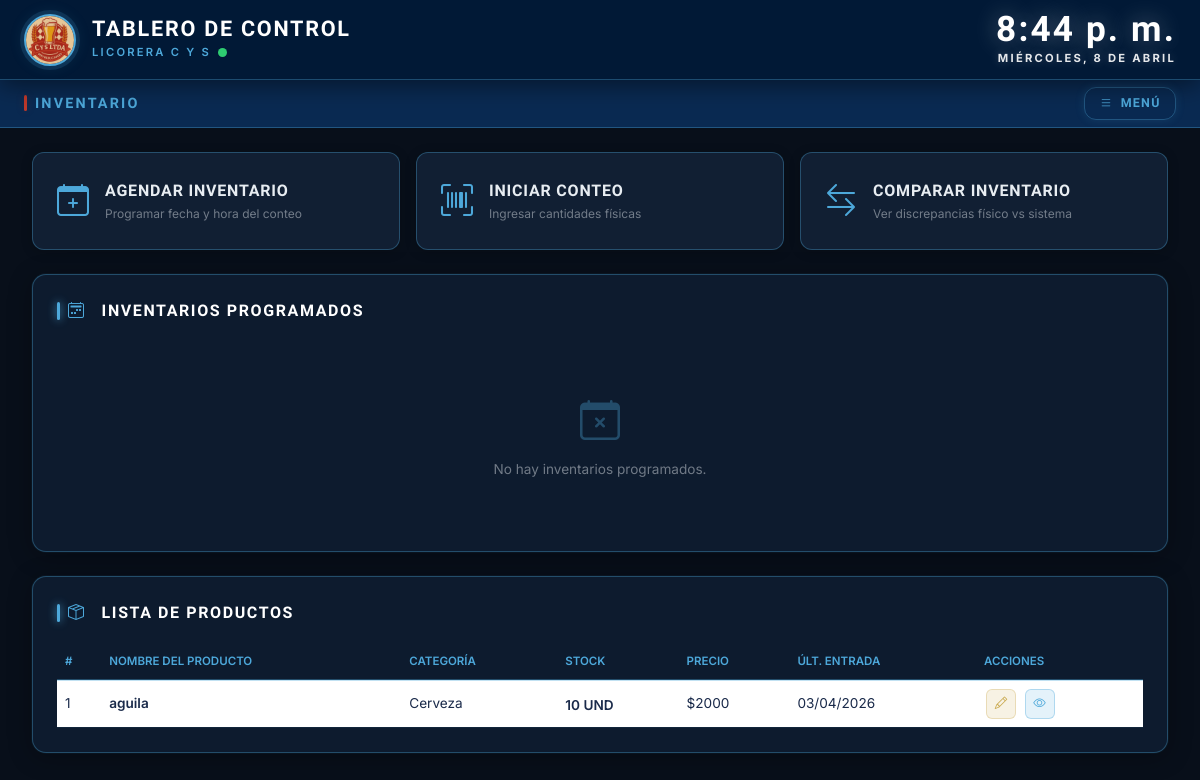
Before: /inventario/ with the older database file.
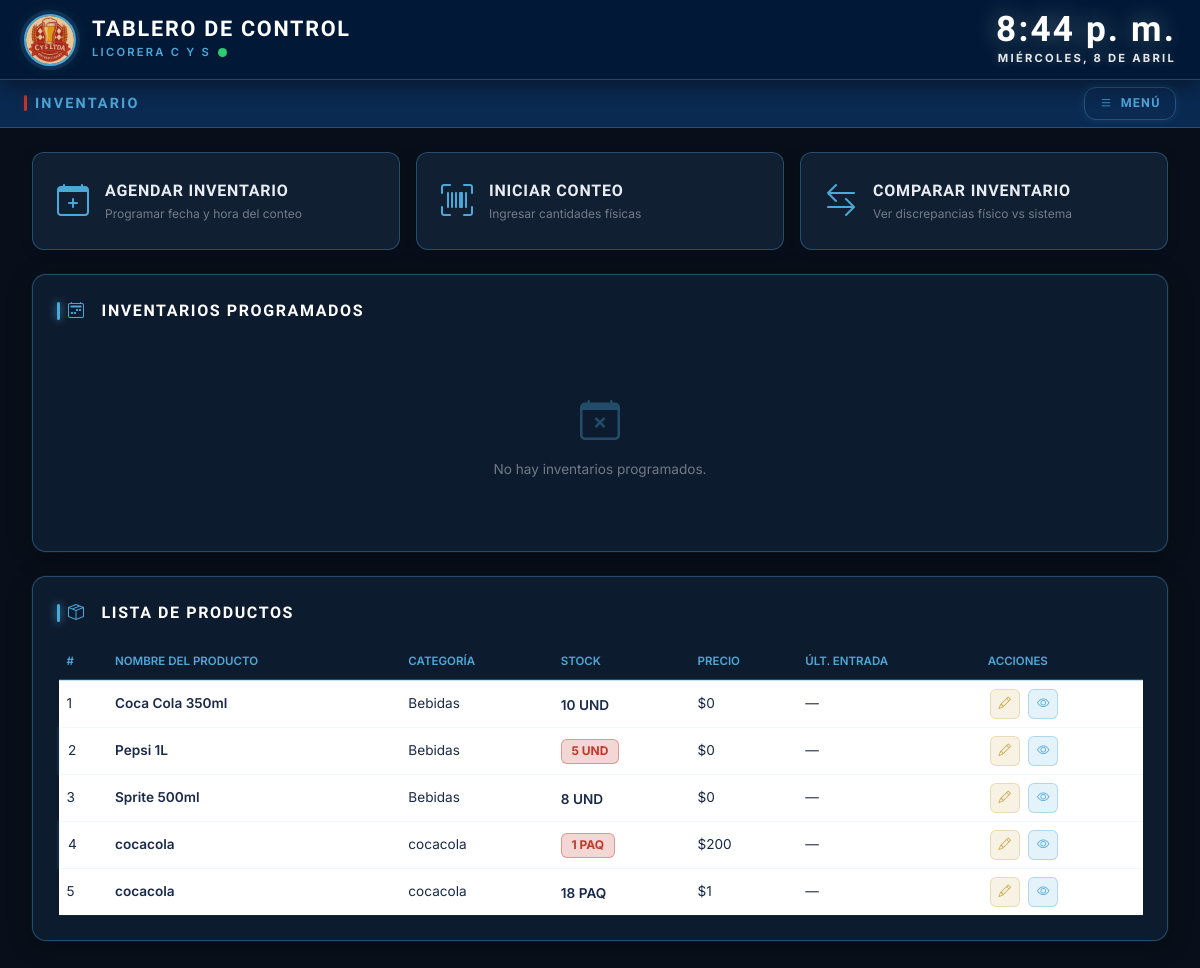
After: the same page with the newer database file.
### producto/models.py (models this page shows, shortened)
class Producto(models.Model):
    codigo              = models.CharField(max_length=30, unique=True)
    nombre              = models.CharField(max_length=150)
    descripcion         = models.TextField(blank=True, null=True)
    cantidad_disponible = models.PositiveIntegerField(default=0)
    precio_unitario     = models.DecimalField(max_digits=12, decimal_places=2, default=0, blank=True)
    unidad              = models.CharField(max_length=10, default="UND", blank=True)
    categoria           = models.ForeignKey(Categoria, on_delete=models.PROTECT, related_name="productos")
    class Meta:
        verbose_name        = "Producto"
        verbose_name_plural = "Productos"
        ordering            = ["nombre"]
    @property
    def stock_total(self):
        stock_pres = self.presentaciones.aggregate(total=Sum('cantidad'))['total'] or 0
        return self.cantidad_disponible + stock_pres
    @property
    def stock_critico(self):
        return self.stock_total <= 5

class Categoria(models.Model):
    codigo      = models.CharField(max_length=20, unique=True)
    nombre      = models.CharField(max_length=100)
    descripcion = models.TextField(blank=True, null=True)
    class Meta:
        verbose_name        = "Categoría"
        verbose_name_plural = "Categorías"
        ordering            = ["nombre"]

class Inventario(models.Model):
    TIPO_CHOICES = [
        ('entrada', 'Entrada'),
        ('salida',  'Salida'),
    ]
    producto          = models.ForeignKey(Producto, on_delete=models.CASCADE, related_name="movimientos")
    tipo              = models.CharField(max_length=10, choices=TIPO_CHOICES, default='entrada')
    ubicacion         = models.CharField(max_length=100, blank=True, null=True)
    cantidad          = models.PositiveIntegerField(default=0)
    motivo            = models.CharField(max_length=255, blank=True, null=True)
    fecha_actualizada = models.DateTimeField(auto_now=True)
    class Meta:
        verbose_name        = "Registro de Inventario"
        verbose_name_plural = "Registros de Inventario"
        ordering            = ["-fecha_actualizada"]

### inventario/views.py (the view, shortened to what this page needs)
# urls.py: path('', views.inventario_home, name='inventario_home'),
def inventario_home(request):
    agendas = AgendaInventario.objects.all()
    sesion = SesionConteo.objects.filter(activa=True).first()
    categoria_id = request.GET.get('categoria')
    if categoria_id:
        productos = Producto.objects.select_related('categoria').filter(categoria__pk=categoria_id)
    else:
        productos = Producto.objects.select_related('categoria').all()
    conteos = ConteoProducto.objects.filter(sesion=sesion) if sesion else []
    discrepancias = []
    if sesion:
        for c in ConteoProducto.objects.filter(sesion=sesion).select_related('producto'):
            diff = c.cantidad_contada - c.producto.cantidad_disponible
            discrepancias.append({
                'producto':   c.producto,
                'en_sistema': c.producto.cantidad_disponible,
                'fisico':     c.cantidad_contada,
                'diferencia': diff,
                'estado':     'ok' if diff == 0 else ('sobrante' if diff > 0 else 'faltante'),
            })
    return render(request, 'inventario/inventario_home.html', {
        'agendas': agendas,
        'sesion': sesion,
        'productos': productos,
        'conteos': conteos,
        'discrepancias': discrepancias,
        'categoria_activa': categoria_id,
    })

### licorera/context_processors.py (called while the page is built)
def datos_globales(request):
    return {
        "total_productos": Producto.objects.count(),
        "stock_critico": Producto.objects.filter(cantidad_disponible__lte=5).count(),
        "total_categorias": Categoria.objects.count()
    }

### inventario/templates/inventario/inventario_home.html (shortened to what the changed rows need)
{% extends 'base.html' %}
{% load static %}
{% block extra_css %}
<link rel="stylesheet" href="{% static 'css/inventario.css' %}">
{% endblock %}
{% block content %}
<div class="container-fluid p-0">
  <section class="cys-card mt-4">
    <div class="table-responsive">
      <table class="table table-hover align-middle mb-0">
        <thead>
          <tr style="border-bottom:2px solid var(--azul-borde);">
            <th class="text-uppercase" style="font-size:.72rem; color:var(--gris-claro); font-weight:600;">#</th>
            <th class="text-uppercase" style="font-size:.72rem; color:var(--gris-claro); font-weight:600;">Nombre del Producto</th>
            <th class="text-uppercase" style="font-size:.72rem; color:var(--gris-claro); font-weight:600;">Categoría</th>
            <th class="text-uppercase" style="font-size:.72rem; color:var(--gris-claro); font-weight:600;">Stock</th>
            <th class="text-uppercase" style="font-size:.72rem; color:var(--gris-claro); font-weight:600;">Precio</th>
            <th class="text-uppercase" style="font-size:.72rem; color:var(--gris-claro); font-weight:600;">Últ. Entrada</th>
            <th class="text-uppercase" style="font-size:.72rem; color:var(--gris-claro); font-weight:600;">Acciones</th>
          </tr>
        </thead>
        <tbody>
          {% for producto in productos %}
            <tr style="{% if producto.stock_critico %}border-left:3px solid var(--rojo);{% endif %}">
              <td style="font-size:.85rem; color:#1a2a4a;">{{ forloop.counter }}</td>
              <td style="font-size:.85rem; font-weight:600; color:#1a2a4a;">{{ producto.nombre }}</td>
              <td style="font-size:.85rem; color:#1a2a4a;">{{ producto.categoria.nombre }}</td>
              <td>
                {% if producto.stock_critico %}
                  <span class="badge" style="background:rgba(192,57,43,.2); color:var(--rojo); border:1px solid rgba(192,57,43,.4); font-size:.75rem; padding:.35rem .6rem;">
                    {{ producto.cantidad_disponible }} {{ producto.unidad }}
                  </span>
                {% else %}
                  <span style="font-size:.85rem; color:#1a2a4a; font-weight:600;">
                    {{ producto.cantidad_disponible }} {{ producto.unidad }}
                  </span>
                {% endif %}
              </td>
              <td style="font-size:.85rem; color:#1a2a4a;">${{ producto.precio_unitario|floatformat:0 }}</td>
              <td style="font-size:.85rem; color:#1a2a4a;">
                {% with ultimo=producto.movimientos.first %}
                  {% if ultimo %}{{ ultimo.fecha_actualizada|date:"d/m/Y" }}{% else %}—{% endif %}
                {% endwith %}
              </td>
              <td>
                <button class="cys-btn-sm cys-btn-sm--warning"
                        onclick="abrirEditar({{ producto.pk }}, '{{ producto.nombre }}', '{{ producto.codigo }}', '{{ producto.categoria.pk }}', '{{ producto.precio_unitario }}', '{{ producto.cantidad_disponible }}', '{{ producto.unidad }}')">
                  <i class="bi bi-pencil"></i>
                </button>
                <button class="cys-btn-sm cys-btn-sm--primary"
                        onclick="abrirDetalle('{{ producto.nombre }}', '{{ producto.codigo }}', '{{ producto.categoria.nombre }}', '{{ producto.precio_unitario }}', '{{ producto.cantidad_disponible }}', '{{ producto.unidad }}', '{{ producto.descripcion|default:'' }}')">
                  <i class="bi bi-eye"></i>
                </button>
              </td>
            </tr>
          {% endfor %}
        </tbody>
      </table>
    </div>
  </section>
</div>
{% endblock %}

Changed rows visible on the page:
removed Producto: nombre "aguila", categoria.nombre "Cerveza", cantidad_disponible "10", unidad "UND", precio_unitario "2000", movimientos.first.fecha_actualizada "03/04/2026"
added Producto: nombre "Coca Cola 350ml", categoria.nombre "Bebidas", cantidad_disponible "10", unidad "UND", precio_unitario "0"
added Producto: nombre "Pepsi 1L", categoria.nombre "Bebidas", cantidad_disponible "5", unidad "UND", precio_unitario "0"
added Producto: nombre "Sprite 500ml", categoria.nombre "Bebidas", cantidad_disponible "8", unidad "UND", precio_unitario "0"
added Producto: nombre "cocacola", categoria.nombre "cocacola", cantidad_disponible "1", unidad "PAQ", precio_unitario "200"
added Producto: nombre "cocacola", categoria.nombre "cocacola", cantidad_disponible "18", unidad "PAQ", precio_unitario "1"
